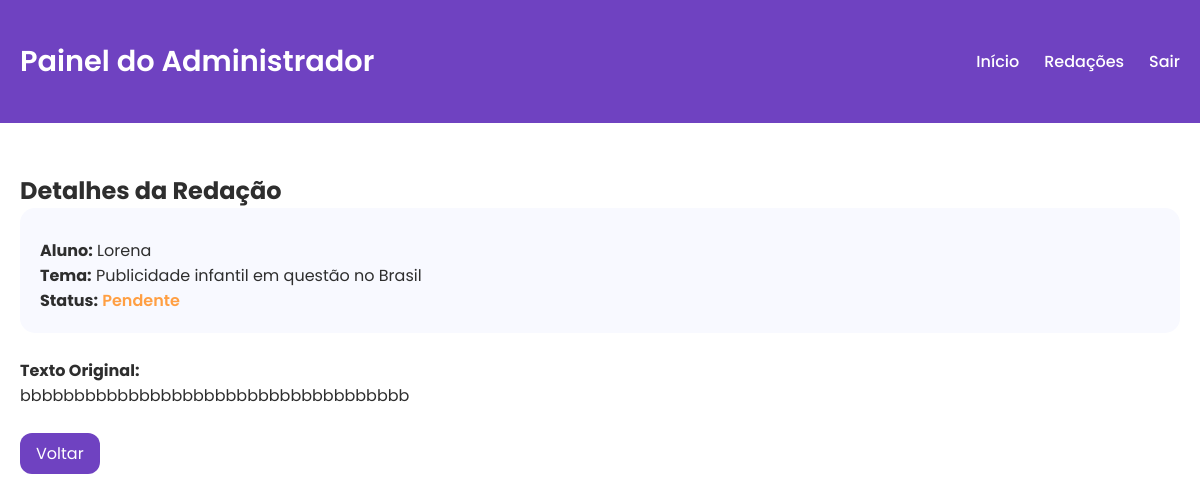
Page /admin/ver_redacao.php?id=redacao_68c30daa509d32.46166696 (signed in) on the committed database.
### tables this page shows
CREATE TABLE IF NOT EXISTS `redacoes` (
  `id` varchar(255) NOT NULL,
  `usuario_id` int NOT NULL,
  `aluno_nome` varchar(100) NOT NULL,
  `tema` varchar(255) NOT NULL,
  `titulo` varchar(255) DEFAULT NULL,
  `texto` text NOT NULL,
  `data_envio` datetime NOT NULL,
  `status` varchar(50) NOT NULL DEFAULT 'pendente',
  `c1` int DEFAULT '0',
  `c2` int DEFAULT '0',
  `c3` int DEFAULT '0',
  `c4` int DEFAULT '0',
  `c5` int DEFAULT '0',
  `nota_final` int DEFAULT '0',
  `comentarios` text,
  `pontos_fortes` text,
  `pontos_melhoria` text,
  PRIMARY KEY (`id`),
  KEY `usuario_id` (`usuario_id`)
);

### admin/ver_redacao.php (the view, shortened to what this page needs)
<?php
require_once '../config.php';
$redacao_id = $_GET['id'] ?? null;
$stmt = $pdo->prepare("SELECT * FROM redacoes WHERE id = ?");
$stmt->execute([$redacao_id]);
$redacao = $stmt->fetch(PDO::FETCH_ASSOC);
?>
<!DOCTYPE html>
<html lang="pt-br">
<head>
    <link rel="stylesheet" href="css/style.css">
</head>
<body>
    <?php include 'header.php'; ?>
    <div class="container">
        <h2>Detalhes da Redação</h2>
        <div class="redacao-info">
            <p><strong>Aluno:</strong> <?php echo htmlspecialchars($redacao['aluno_nome']); ?></p>
            <p><strong>Tema:</strong> <?php echo htmlspecialchars($redacao['tema']); ?></p>
            <p><strong>Status:</strong> <span class="status-<?php echo $redacao['status']; ?>"><?php echo ucfirst($redacao['status']); ?></span></p>
        </div>
        <div class="texto-redacao">
            <h4>Texto Original:</h4>
            <p style="white-space: pre-wrap;"><?php echo htmlspecialchars($redacao['texto']); ?></p>
        </div>
        <br>
        <a href="redacoes.php" class="btn">Voltar</a>
    </div>
</body>
</html>

### admin/css/style.css (style rules this page uses)
:root { --mainColor: #6f42c1; --hoverColor: #47297e; --backgroundColor: #ffffff; --darkOne: #6f42c1; --darkTwo: #45424b; --lightOne: #2e2e2e; --lightTwo: #535353; --successColor: #10ac84; --warningColor: #feca57; --pendingColor: #ff9f43; }
*, *::before, *::after { padding: 0; margin: 0; box-sizing: border-box; font-family: "Poppins", sans-serif; }
body { font-family: "Poppins", sans-serif; background-color: var(--backgroundColor); color: var(--lightOne); }
.container { max-width: 1200px; margin: 0 auto; padding: 20px; }
.status-pendente { color: var(--pendingColor); font-weight: 600; }
.btn { display: inline-block; padding: 8px 16px; color: #fff !important; background-color: var(--mainColor); border-radius: 12px; text-decoration: none; transition: 0.3s; }
.redacao-info { background-color: #f8f9ff; padding: 20px; border-radius: 15px; margin-bottom: 25px; }

### rows in the picture
redacoes: aluno_nome "Lorena", tema "Publicidade infantil em questão no Brasil", status "Pendente", texto "bbbbbbbbbbbbbbbbbbbbbbbbbbbbbbbbbbbb"
